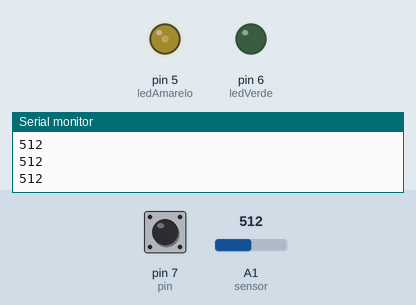
Recording of a sketch running on a simulated Arduino Uno, built with avr-gcc and run on an emulated ATmega328P. On the bench: output pins drawn as LEDs (lit = HIGH), the last lines printed to the serial monitor. The test bench sets the inputs (shaded band); at power-on: A1 (sensor) = 512, pin 7 (pin) HIGH.

Above: at 1.2 s.
1.3 s: A1 (sensor) set to 716
At 2.0 s:
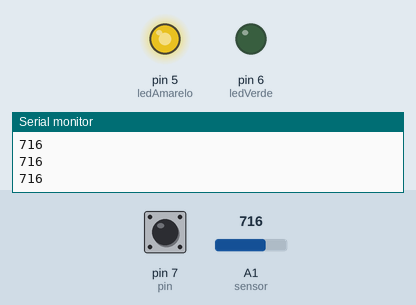
2.8 s: pin 7 (pin) pulled LOW for 0.15 s
At 4.1 s:
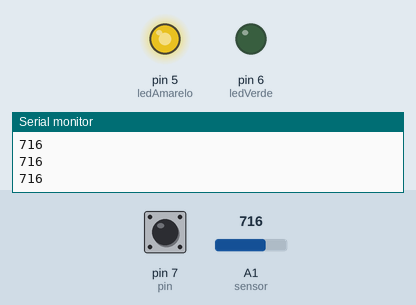
4.4 s: A1 (sensor) set to 900
At 4.7 s:
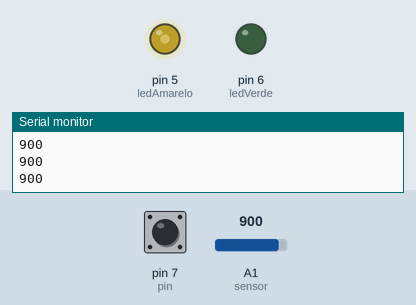
5.9 s: pin 7 (pin) pulled LOW for 1 s
At 6.7 s:
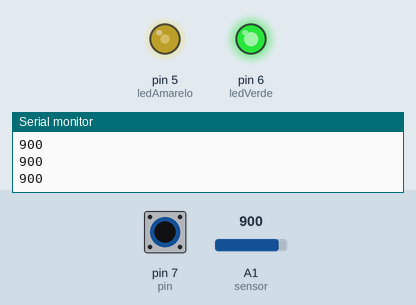
8.4 s: A1 (sensor) set to 306
At 9.4 s:
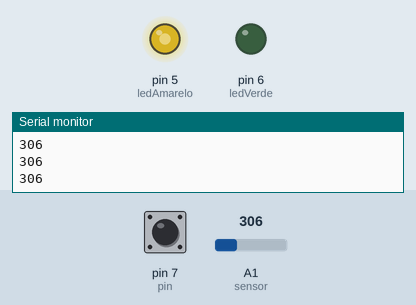
9.9 s: pin 7 (pin) pulled LOW for 0.15 s
At 10.02 s:
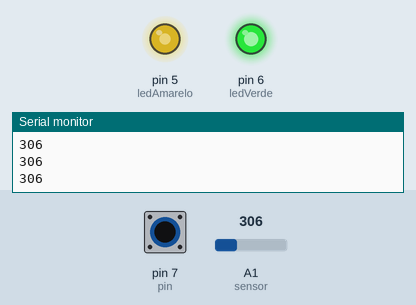
Timing chart, 0 to 12.5 s (numbered marks = the images above; inputs shaded):
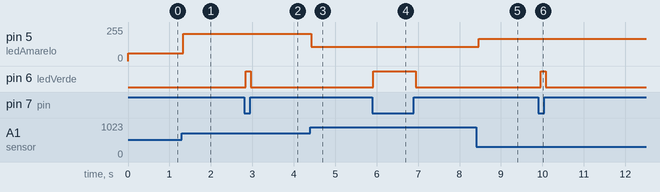

The sketch:

Aula-12-03-LDR.ino
```cpp
int sensor = A1;
int pin = 7;
int ledVerde = 6;
int ledAmarelo=5;
int valorSensor = 0;
int valorBtn = 0;


void setup() {
  // put your setup code here, to run once:
  Serial.begin(9600);
  pinMode(pin, INPUT_PULLUP);
  pinMode (ledVerde,OUTPUT);
  pinMode (ledAmarelo, OUTPUT);
}

void loop() {
  // put your main code here, to run repeatedly:

  valorSensor = analogRead(sensor);

  valorBtn = digitalRead(pin);

  if(valorBtn == 0){
    digitalWrite(ledVerde, HIGH);
    delay(10);
  }else{
    digitalWrite(ledVerde, LOW);
    delay(10);
  }


  Serial.println(valorSensor);

  analogWrite(ledAmarelo, map(valorSensor, 140, 620, 255, 0));
  delay(50);
  //Serial.println(valorSensor);
  //Serial.println(valorBtn);

  //delay(2000);

}
```

Measured:
- after the input at 1.3 s, pin 5 (ledAmarelo): 58/255 → 205/255 at once
- after the input at 2.8 s, pin 6 (ledVerde): LOW → HIGH at once, → LOW 0.12 s later
- after the input at 4.4 s, pin 5 (ledAmarelo): 205/255 → 108/255 at once
- after the input at 5.9 s, pin 6 (ledVerde): LOW → HIGH at once, → LOW 1.0 s later
- after the input at 8.4 s, pin 5 (ledAmarelo): 108/255 → 167/255 after 0.06 s
- after the input at 9.9 s, pin 6 (ledVerde): LOW → HIGH after 0.06 s, → LOW 0.12 s later
